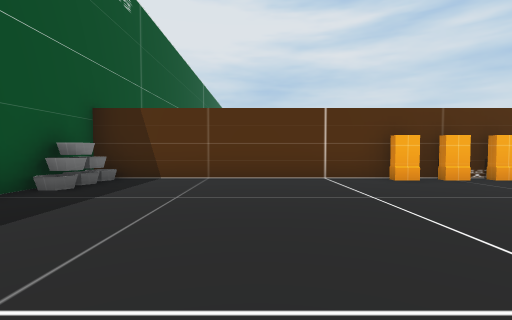
View 1 (above)

21 first-person views from a walk through a Unity game level. The camera is 1.2 m above the floor, tilts 2° down and sees 85° across. The floor is counted in squares, 2 m on a side. Each view is taken from the middle of a square. On the plan, view 1 faces up. The plan holds only what a view shows up to about 9 squares ahead; the rest is blank. The place goes on beyond the plan. The player is left out.

View 2
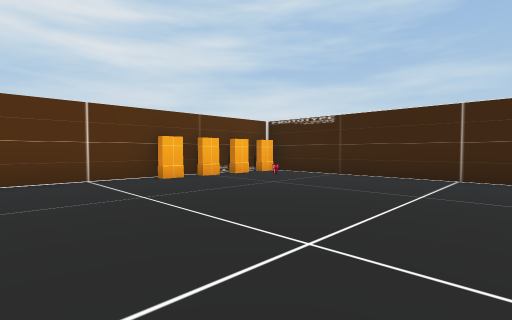

View 3
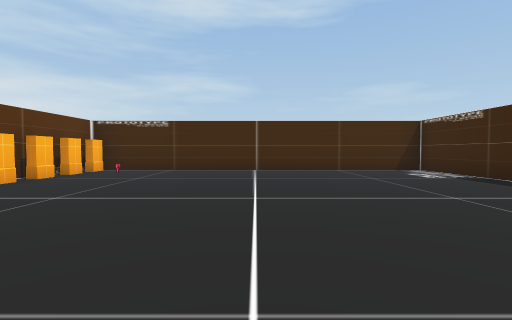

View 4
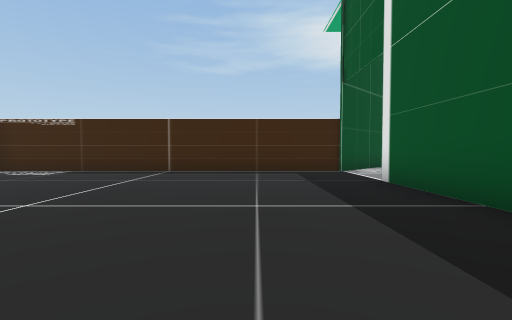

View 5
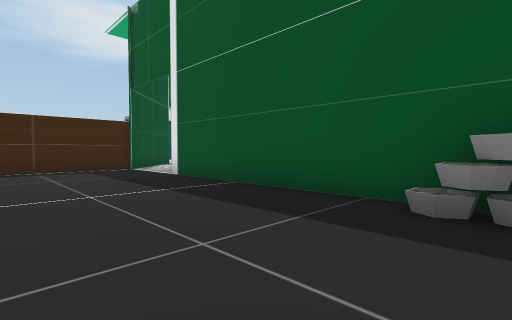

View 6
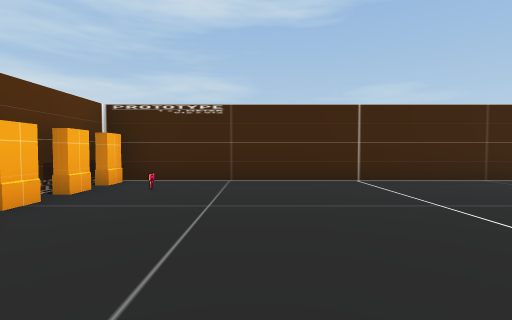

View 7
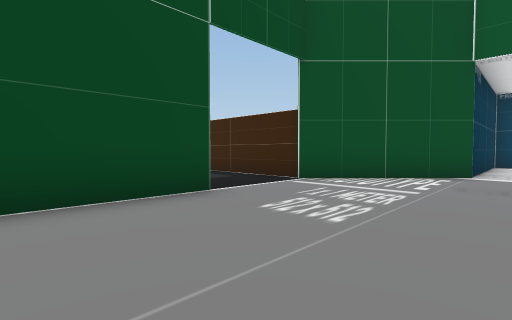

View 8
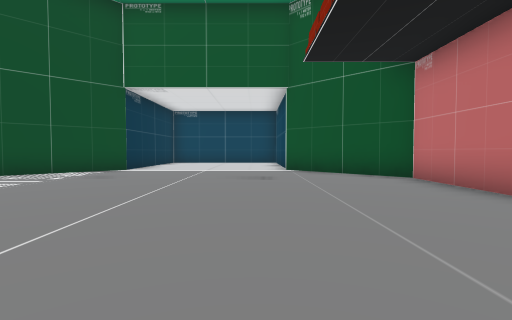

View 9
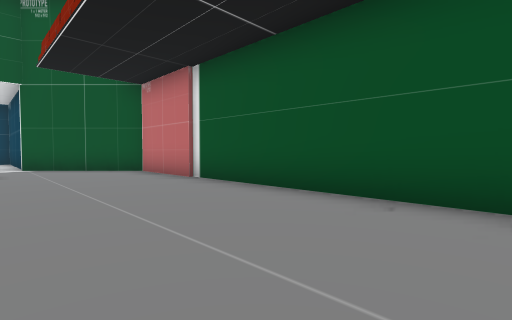

View 10
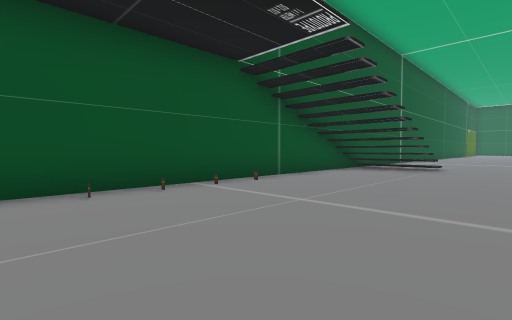

View 11
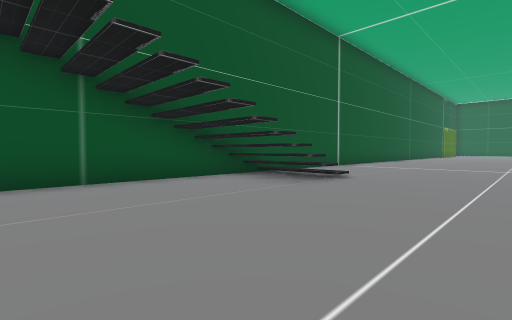

View 12
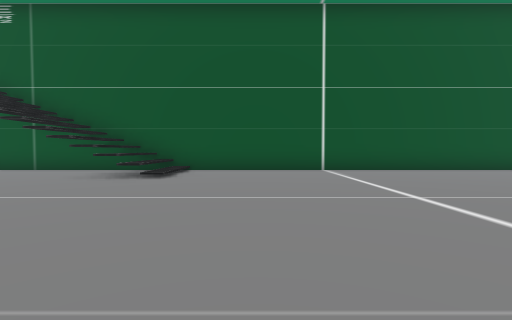

View 13
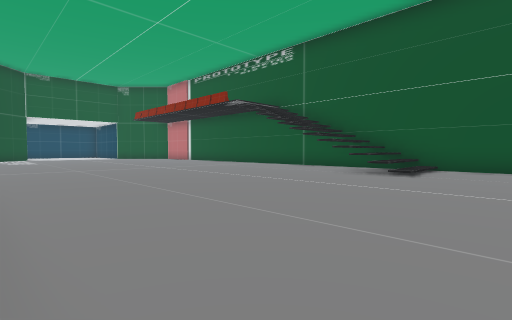

View 14
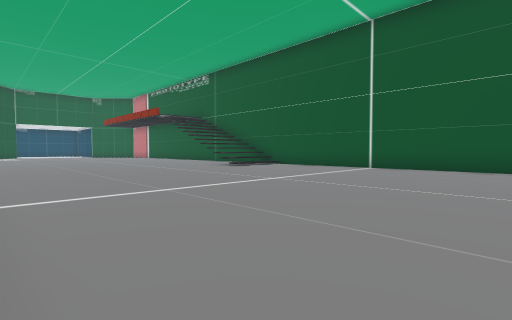

View 15
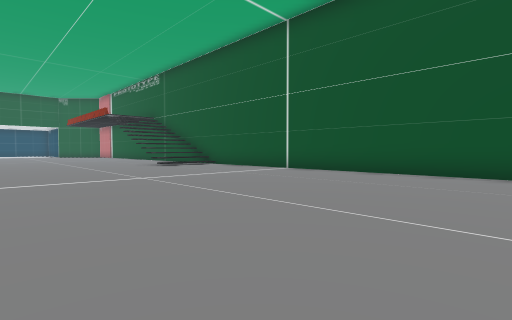

View 16
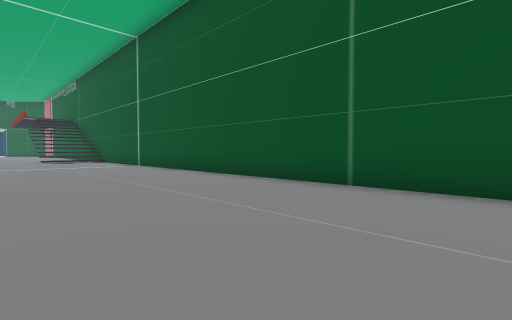

View 17
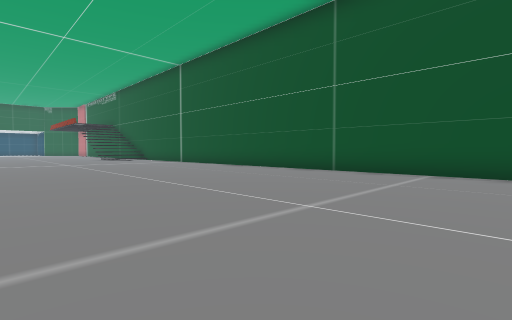

View 18
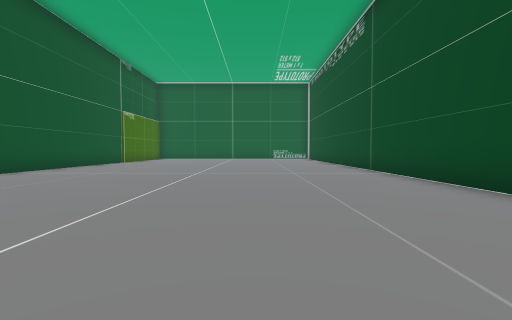

View 19
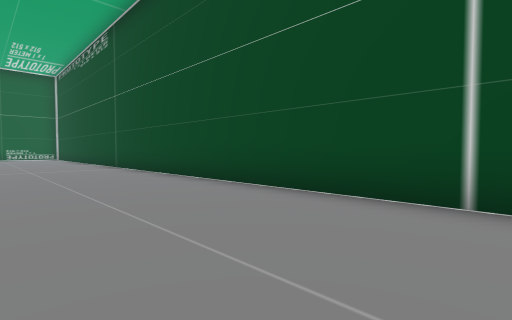

View 20
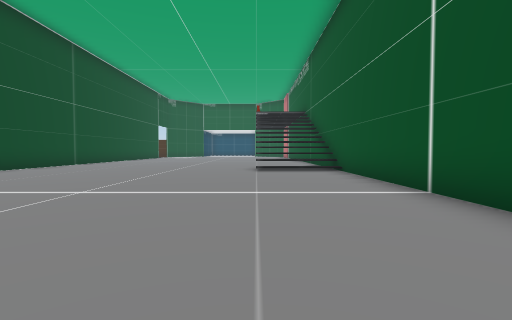

View 21
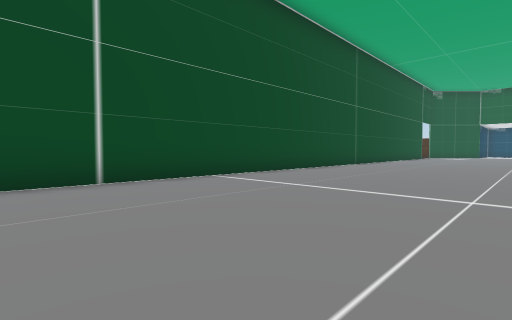

### Floor plan
Points are (right, up) in squares from view 1. A wall is a line through its corners. A room is listed if a view was taken in it or the views show most of it. See-through windows are left out.
Room 1 (views 1, 2, 3, 4, 5, 6)
walls: (2.5, 6) (-3.5, 6) (-3.5, -1.5); (-3.5, -4) (6.5, -4) (6.5, 5.8)
ways out: opening at (-4, -2.5) to room 2
objects: flowerpot (-3, 4); other object (3, 6); other object (4, 6); other object (5, 6); other object (6, 6)
Room 2 (views 7, 8, 9, 10, 11, 12, 13, 14, 15, 16, 17, 18, 19, 20, 21)
walls: (-13.5, 13.6) (-13.5, -4) (-10.9, -6.6); (-3.5, 11) (-3.5, 29); (-3.5, -1.6) (-3.5, 0.9); (-13.5, 29) (-13.5, 16.4); (-6, -7.5) (-6, -6.5) (-3.5, -4)
low walls: (-11.5, 10) (-11, 10)
ways out: opening at (-4, -2.5) to room 1

Where each view was taken, in squares from view 1:
view 1: 0 up, 0 right, facing up
view 2: 0 up, 0 right, facing up-right
view 3: 1 up, 2 left, facing right
view 4: 4 up, 1 left, facing down
view 5: 5 up, 0 right, facing down-left
view 6: 3 up, 1 right, facing right
view 7: 1 up, 7 left, facing down-right
view 8: 2 up, 10 left, facing down
view 9: 4 up, 10 left, facing down-left
view 10: 2 up, 9 left, facing up-left
view 11: 6 up, 8 left, facing up-left
view 12: 14 up, 5 left, facing left
view 13: 14 up, 4 left, facing down-left
view 14: 20 up, 4 left, facing down-left
view 15: 22 up, 6 left, facing down-left
view 16: 27 up, 9 left, facing down-left
view 17: 29 up, 6 left, facing down-left
view 18: 20 up, 7 left, facing up
view 19: 18 up, 7 left, facing up-right
view 20: 20 up, 11 left, facing down
view 21: 20 up, 9 left, facing down-right
